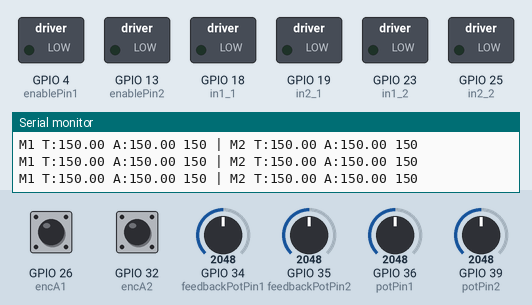
This sketch was run on a simulated ESP32. Parts: switched loads named in the sketch (green lamp = pin HIGH), the last lines printed to the serial monitor. The test bench sets the inputs (shaded band); at power-on: GPIO 36 (potPin1) = 2048, GPIO 39 (potPin2) = 2048, GPIO 26 (encA1) HIGH, GPIO 32 (encA2) HIGH, GPIO 34 (feedbackPotPin1) = 2048, GPIO 35 (feedbackPotPin2) = 2048.

Above: at 1.2 s.
1.3 s: GPIO 36 (potPin1) set to 2132
At 2.1 s:
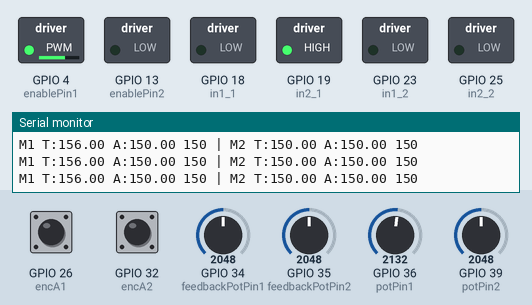
2.8 s: GPIO 39 (potPin2) set to 2123
At 3.2 s:
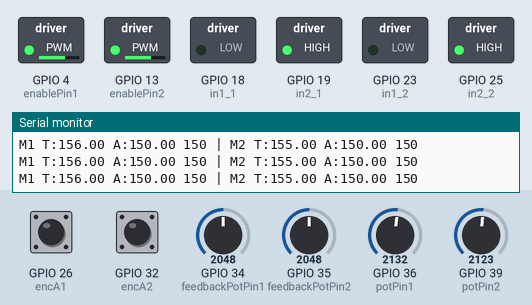
4.3 s: GPIO 39 (potPin2) set to 1228
At 4.6 s:
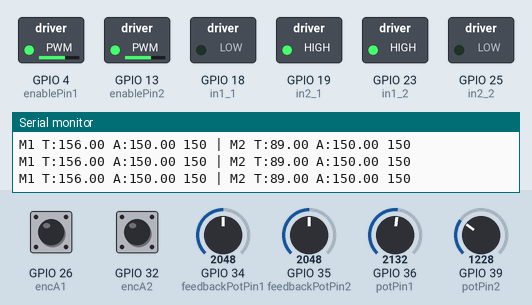
5.8 s: GPIO 36 (potPin1) set to 1228
At 6.1 s:
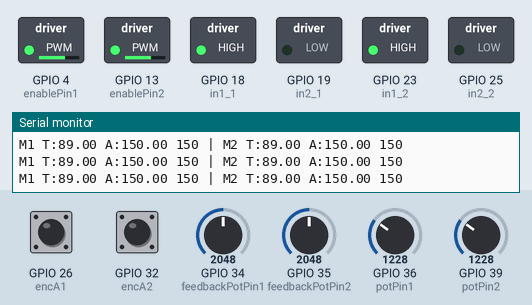
7.3 s: GPIO 36 (potPin1) set to 122
At 7.9 s:
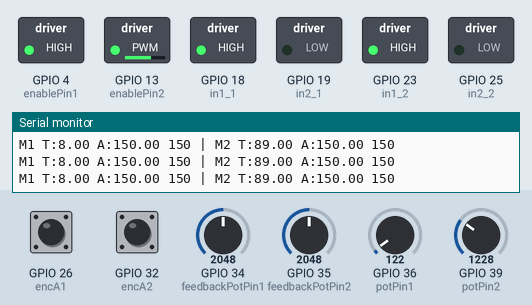
8.8 s: GPIO 39 (potPin2) set to 122
At 10.1 s:
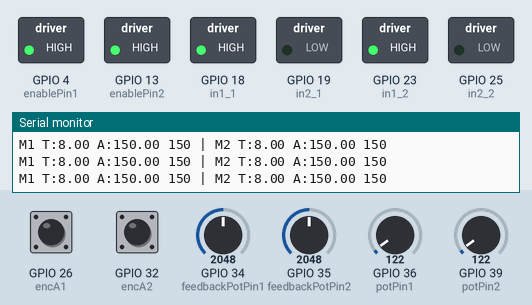
Timing chart, 0 to 11.3 s (numbered marks = the images above; inputs shaded):
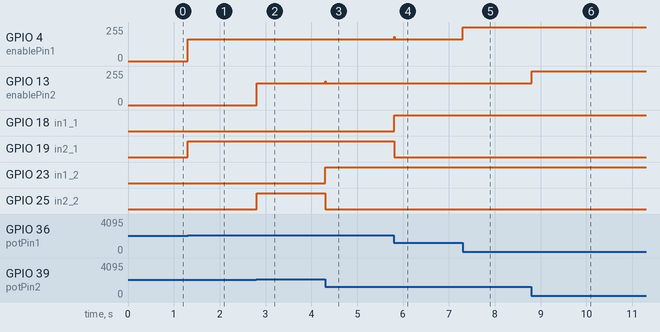

The sketch:

stage_1_esp2.ino
```cpp
  #include <Arduino.h>

  // ------------------ Motor 1 Pins ------------------
  const int encA1 = 26;
  const int encB1 = 27;

  const int in1_1 = 18;
  const int in2_1 = 19;
  const int enablePin1 = 4;

  const int potPin1 = 36;          // Target command Pot 1
  const int feedbackPotPin1 = 34;  // NEW: Absolute feedback Pot 1 attached to motor

  // ------------------ Motor 2 Pins ------------------
  const int encA2 = 32;
  const int encB2 = 33;

  const int in1_2 = 23;
  const int in2_2 = 25;
  const int enablePin2 = 13;

  const int potPin2 = 39;          // Target command Pot 2
  const int feedbackPotPin2 = 35;  // NEW: Absolute feedback Pot 2 attached to motor

  // ---------------- Encoder Setup -------------------
  const int pulsesPerRev = 1340;
  const float potRangeDeg = 300.0;
  const float degPerPulse = potRangeDeg / pulsesPerRev;

  // ---------------- Encoder Variables ----------------
  volatile long encoderCount1 = 0;
  volatile long encoderCount2 = 0;

  long zeroCount1 = 0;
  long zeroCount2 = 0;

  // ---------------- PID ------------------------------
  float Kp = 2.0;
  float Ki = 0.01;
  float Kd = 0.01;

  float integral1 = 0, previousError1 = 0;
  float integral2 = 0, previousError2 = 0;

  unsigned long lastTime = 0;

  // ---------------- PWM ------------------------------
  const int pwmFreq = 20000;
  const int pwmResolution = 8;

  // ---------------- Encoder ISRs ---------------------
  void IRAM_ATTR readEncoder1() {
    if (digitalRead(encB1)) encoderCount1++;
    else encoderCount1--;
  }

  void IRAM_ATTR readEncoder2() {
    if (digitalRead(encB2)) encoderCount2++;
    else encoderCount2--;
  }

  // ---------------- Angle Functions ------------------
  float getAngle1() {
    noInterrupts();
    long count = encoderCount1 - zeroCount1;
    interrupts();
    return count * degPerPulse;
  }

  float getAngle2() {
    noInterrupts();
    long count = encoderCount2 - zeroCount2;
    interrupts();
    return count * degPerPulse;
  }

  // ---------------- Motor Control --------------------
  void motor1Forward(int pwm) {
    digitalWrite(in1_1, LOW);
    digitalWrite(in2_1, HIGH);
    ledcWrite(enablePin1, pwm);
  }

  void motor1Backward(int pwm) {
    digitalWrite(in1_1, HIGH);
    digitalWrite(in2_1, LOW);
    ledcWrite(enablePin1, pwm);
  }

  void motor1Stop() {
    digitalWrite(in1_1, LOW);
    digitalWrite(in2_1, LOW);
    ledcWrite(enablePin1, 0);
  }

  void motor2Forward(int pwm) {
    digitalWrite(in1_2, LOW);
    digitalWrite(in2_2, HIGH);
    ledcWrite(enablePin2, pwm);
  }

  void motor2Backward(int pwm) {
    digitalWrite(in1_2, HIGH);
    digitalWrite(in2_2, LOW);
    ledcWrite(enablePin2, pwm);
  }

  void motor2Stop() {
    digitalWrite(in1_2, LOW);
    digitalWrite(in2_2, LOW);
    ledcWrite(enablePin2, 0);
  }

  // ---------------- Setup ----------------------------
  void setup() {
    // Encoder pins
    pinMode(encA1, INPUT_PULLUP);
    pinMode(encB1, INPUT_PULLUP);
    attachInterrupt(digitalPinToInterrupt(encA1), readEncoder1, RISING);

    pinMode(encA2, INPUT_PULLUP);
    pinMode(encB2, INPUT_PULLUP);
    attachInterrupt(digitalPinToInterrupt(encA2), readEncoder2, RISING);

    // Motor pins
    pinMode(in1_1, OUTPUT);
    pinMode(in2_1, OUTPUT);

    pinMode(in1_2, OUTPUT);
    pinMode(in2_2, OUTPUT);

    // PWM
    ledcAttach(enablePin1, pwmFreq, pwmResolution);
    ledcAttach(enablePin2, pwmFreq, pwmResolution);

    // --- NEW INITIALIZATION LOGIC ---
    // Read the feedback pots (assuming 12-bit ADC: 0-4095)
    // Maps the analog reading to your 0-300 degree physical range
    float initialAngle1 = map(analogRead(feedbackPotPin1), 0, 4095, 0, 300);
    float initialAngle2 = map(analogRead(feedbackPotPin2), 0, 4095, 0, 300);

    // Convert the initial angles into starting encoder pulses
    encoderCount1 = initialAngle1 / degPerPulse;
    encoderCount2 = initialAngle2 / degPerPulse;

    // Set zeroCounts to 0 since encoderCount now holds the true absolute position
    zeroCount1 = 0;
    zeroCount2 = 0;
    // ---------------------------------

    Serial.begin(115200);
    lastTime = millis();

    Serial.println("2 Motor Absolute Position Control Ready");
  }

  // ---------------- Loop -----------------------------
  void loop() {
    // ---------- POT READ ----------
    int potVal1 = analogRead(potPin1) / 10;
    int potVal2 = analogRead(potPin2) / 10;

    float target1 = map(potVal1, 0, 408, 0, 300);
    float target2 = map(potVal2, 0, 408, 0, 300);

    float actual1 = getAngle1();
    float actual2 = getAngle2();

    float error1 = target1 - actual1;
    float error2 = target2 - actual2;

    // ---------- TIME ----------
    unsigned long now = millis();
    float dt = (now - lastTime) / 1000.0;
    lastTime = now;
    if (dt <= 0) dt = 0.001;

    // ---------- PID 1 ----------
    integral1 += error1 * dt;
    float derivative1 = (error1 - previousError1) / dt;
    float output1 = Kp * error1 + Ki * integral1 + Kd * derivative1;
    previousError1 = error1;

    int pwm1 = constrain(abs((int)output1), 165, 255);

    if (error1 > 2) motor1Forward(pwm1);
    else if (error1 < -2) motor1Backward(pwm1);
    else motor1Stop();

    // ---------- PID 2 ----------
    integral2 += error2 * dt;
    float derivative2 = (error2 - previousError2) / dt;
    float output2 = Kp * error2 + Ki * integral2 + Kd * derivative2;
    previousError2 = error2;

    int pwm2 = constrain(abs((int)output2), 165, 255);

    if (error2 > 2) motor2Forward(pwm2);
    else if (error2 < -2) motor2Backward(pwm2);
    else motor2Stop();

    // ---------- PARALLEL PRINT ----------
    Serial.print("M1 T:"); Serial.print(target1);
    Serial.print(" A:"); Serial.print(actual1);
    Serial.print(" ");
    Serial.print(map(analogRead(feedbackPotPin1), 0, 4095, 0, 300));
    Serial.print(" | ");

    Serial.print("M2 T:"); Serial.print(target2);
    Serial.print(" A:"); Serial.print(actual2);
    Serial.print(" ");
    Serial.print(map(analogRead(feedbackPotPin2), 0, 4095, 0, 300));


    Serial.println();

    delay(10);
  }
```

Measured:
- the behaviour switches between 2089 and 2090 on GPIO 36 (potPin1) (found by bisection; images 0 and 1)
- the behaviour switches between 2089 and 2090 on GPIO 39 (potPin2) (found by bisection; images 1 and 2)
- after the input at 1.3 s, GPIO 4 (enablePin1): 0/255 → 164/255 at once; GPIO 19 (in2_1): LOW → HIGH at once
- after the input at 2.8 s, GPIO 13 (enablePin2): 0/255 → 164/255 at once; GPIO 25 (in2_2): LOW → HIGH at once
- after the input at 4.3 s, GPIO 13 (enablePin2): 164/255 → 180/255 at once, → 164/255 0.01 s later; GPIO 23 (in1_2): LOW → HIGH at once; GPIO 25 (in2_2): HIGH → LOW at once
- after the input at 5.8 s, GPIO 4 (enablePin1): 164/255 → 181/255 at once, → 164/255 0.01 s later; GPIO 18 (in1_1): LOW → HIGH at once; GPIO 19 (in2_1): HIGH → LOW at once
- after the input at 7.3 s, GPIO 4 (enablePin1): 164/255 → 255/255 at once
- after the input at 8.8 s, GPIO 13 (enablePin2): 164/255 → 255/255 at once
